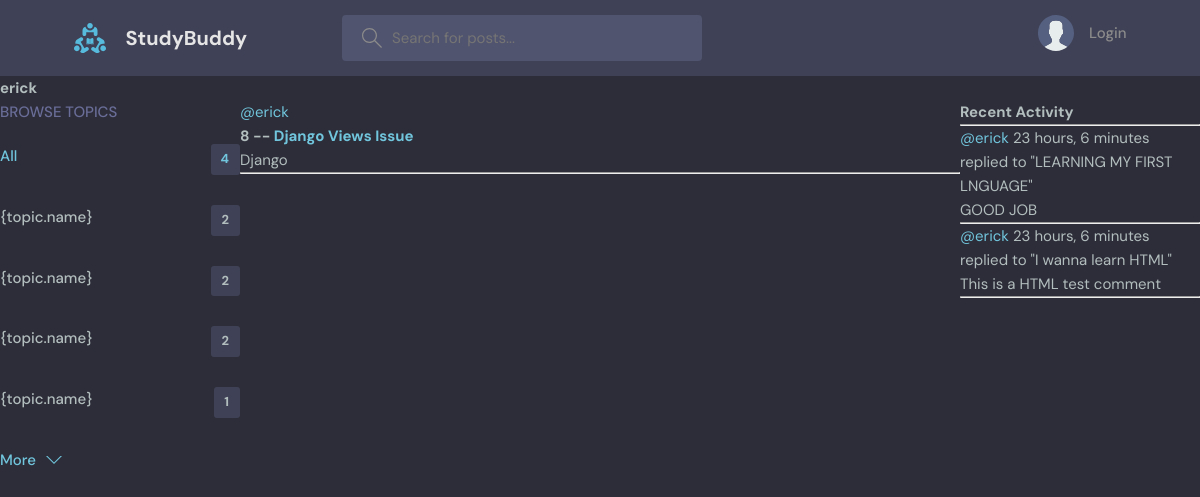
Screenshot of /profile/3/ with the database file from the repository.
### base/models.py (models this page shows, shortened)
class Topic(models.Model):
    name = models.CharField(max_length=200)

class Room(models.Model):
    host = models.ForeignKey(User, on_delete=models.SET_NULL, null=True)
    topic = models.ForeignKey(Topic, on_delete=models.SET_NULL, null=True)
    name = models.CharField(max_length=200)
    description = models.TextField(null=True, blank=True)
    participants = models.ManyToManyField(User, related_name='participants', blank=True)
    updated = models.DateTimeField(auto_now=True)
    created = models.DateTimeField(auto_now_add=True)
    class Meta:
        ordering = ['-updated', '-created']
    def __str__(self):
        return self.name

class Message(models.Model):
    user = models.ForeignKey(User, on_delete=models.CASCADE)
    room = models.ForeignKey(Room, on_delete=models.CASCADE)
    body = models.TextField()
    updated = models.DateTimeField(auto_now=True)
    created = models.DateTimeField(auto_now_add=True)
    class Meta:
        ordering = ['-updated', '-created']
    def __str__(self):
        return self.body[0:50]

### base/views.py (the view)
# urls.py: path('profile/<str:pk>/', views.userProfile, name='user-profile'),
def userProfile(request, pk):
    user = User.objects.get(id=pk)
    rooms = user.room_set.all()
    room_messages = user.message_set.all()
    topics = Topic.objects.all()
    context = {'user': user, 'rooms': rooms,
            'room_messages': room_messages, 'topics': topics}
    return render(request, 'base/profile.html', context)

### base/templates/base/profile.html (shortened to what this page needs)
{% extends 'main.html' %}
{% block content %}
<h1>{{user.username}}</h1>
<div class="profile-container">
    <div>
        {% include 'base/topics_component.html' %}
    </div>
    <div>
        {% include 'base/feed_component.html' %}
    </div>
    <div>
        {% include 'base/activity_component.html' %}
    </div>
</div>
{% endblock content %}

### base/templates/base/topics_component.html
<div class="topics">
    <div class="topics__header">
      <h2>Browse Topics</h2>
    </div>
    <ul class="topics__list">
      <li>
        <a href="{% url 'home' %}" class="active">All <span>{{topics.count}}</span></a>
      </li>
      {% for topic in topics %}
      <li>
        <a href="{% url 'home' %}?q={{topic.name}}">{topic.name}<span>{{topic.room_set.count}}</span></a>
      </li>
      {% endfor %}
    </ul>
    <a class="btn btn--link" href="topics.html">
      More
      <svg version="1.1" xmlns="http://www.w3.org/2000/svg" width="32" height="32" viewBox="0 0 32 32">
        <title>chevron-down</title>
        <path d="M16 21l-13-13h-3l16 16 16-16h-3l-13 13z"></path>
      </svg>
    </a>
  </div>

### base/templates/base/feed_component.html (shortened to what this page needs)
{% for room in rooms %}
<div>
    <a href="{% url 'user-profile' room.host.id %}">@{{room.host.username}}</a>
    <h5>{{room.id}} -- <a href="{% url 'room' room.id %}">{{room.name}}</a></h5>
    <small>{{room.topic.name}}</small>
    <hr>
</div>
{% endfor %}

### base/templates/base/activity_component.html (shortened to what this page needs)
<h3>Recent Activity</h3>
<hr>
{% for message in room_messages %}
<div>
    <small><a href="{% url 'user-profile' message.user.id %}">@{{message.user}}</a> {{message.created|timesince}}</small>
    <small>replied to "{{message.room}}"</small>
    <p>{{message}}</p>
    <hr>
</div>
{% endfor %}

### static/styles/style.css (style rules this page uses)
:root { --color-main: #71c6dd; --color-main-light: #e1f6fb; --color-dark: #3f4156; --color-dark-medium: #51546e; --color-dark-light: #696d97; --color-light: #e5e5e5; --color-gray: #8b8b8b; --color-light-gray: #b2bdbd; --color-bg: #2d2d39; --color-success: #5dd693; --color-error: #fc4b0b; }
* { font-family: "DM Sans", -apple-system, BlinkMacSystemFont, "Segoe UI", Roboto, Oxygen, Ubuntu, Cantarell, "Open Sans", "Helvetica Neue", sans-serif; margin: 0; padding: 0; box-sizing: border-box; text-rendering: optimizeLegibility; font-size: inherit; }
html { font-size: 56.25%; }
@media only screen and (min-width: 1200px) { html { font-size: 62.5%; } }
body { line-height: 1.6; font-weight: 400; font-size: 1.5rem; color: var(--color-light-gray); background-color: var(--color-bg); min-height: 100vh; }
a { display: inline-block; color: var(--color-main); text-decoration: none; }
.btn { background-color: transparent; border: none; display: inline-flex; align-items: center; gap: 1rem; cursor: pointer; transition: all ease-in-out 0.3s; padding: 1rem 2rem; border-radius: 5px; box-shadow: 1px 1px 3px 1px rgba(0, 0, 0, 0.15); font-weight: 500; }
.btn--link { border-radius: 0; padding: 0; color: var(--color-main); box-shadow: none; }
.btn > svg { fill: currentColor; width: 1.6rem; height: 1.6rem; }
.topics__header { margin-bottom: 2rem; }
.topics__header h2 { text-transform: uppercase; font-weight: 500; color: var(--color-dark-light); }
.topics__list { list-style: none; }
.topics__list li a { display: flex; justify-content: space-between; margin-bottom: 3rem; font-weight: 500; color: var(--color-light-gray); transition: all 0.3s ease-in-out; }
.topics__list li a.active, .topics__list li a:hover { color: var(--color-main); }
.topics__list li a span { padding: 0.5rem 1rem; background-color: var(--color-dark); border-radius: 3px; font-size: 1.3rem; font-weight: 700; letter-spacing: 1px; }

### base/templates/base/profile.html (style rules this page uses)
.profile-container { display: grid; grid-template-columns: 1fr 3fr 1fr; }

### rows the page displays
Topic: room_set.count "2"
Topic: room_set.count "2"
Topic: room_set.count "2"
Topic: room_set.count "1"
Room: host.username "erick", id "8", name "Django Views Issue", topic.name "Django"
Message: user "erick", created "23 hours, 6 minutes", room "LEARNING MY FIRST LNGUAGE", body "GOOD JOB"
Message: user "erick", created "23 hours, 6 minutes", room "I wanna learn HTML", body "This is a HTML test comment"

### other values shown
{{ user.username }} "erick"
{{ topics.count }} "4"
